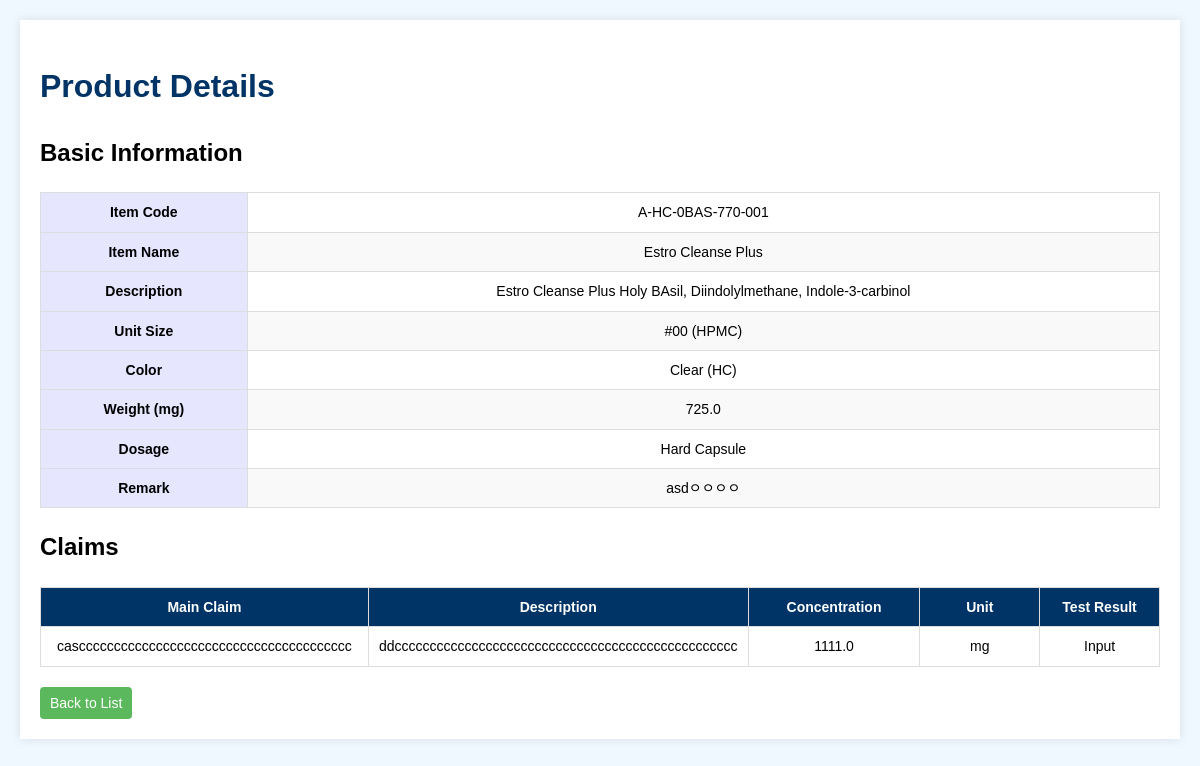
The page /view/A-HC-0BAS-770-001 (signed in) on the database as committed earlier.
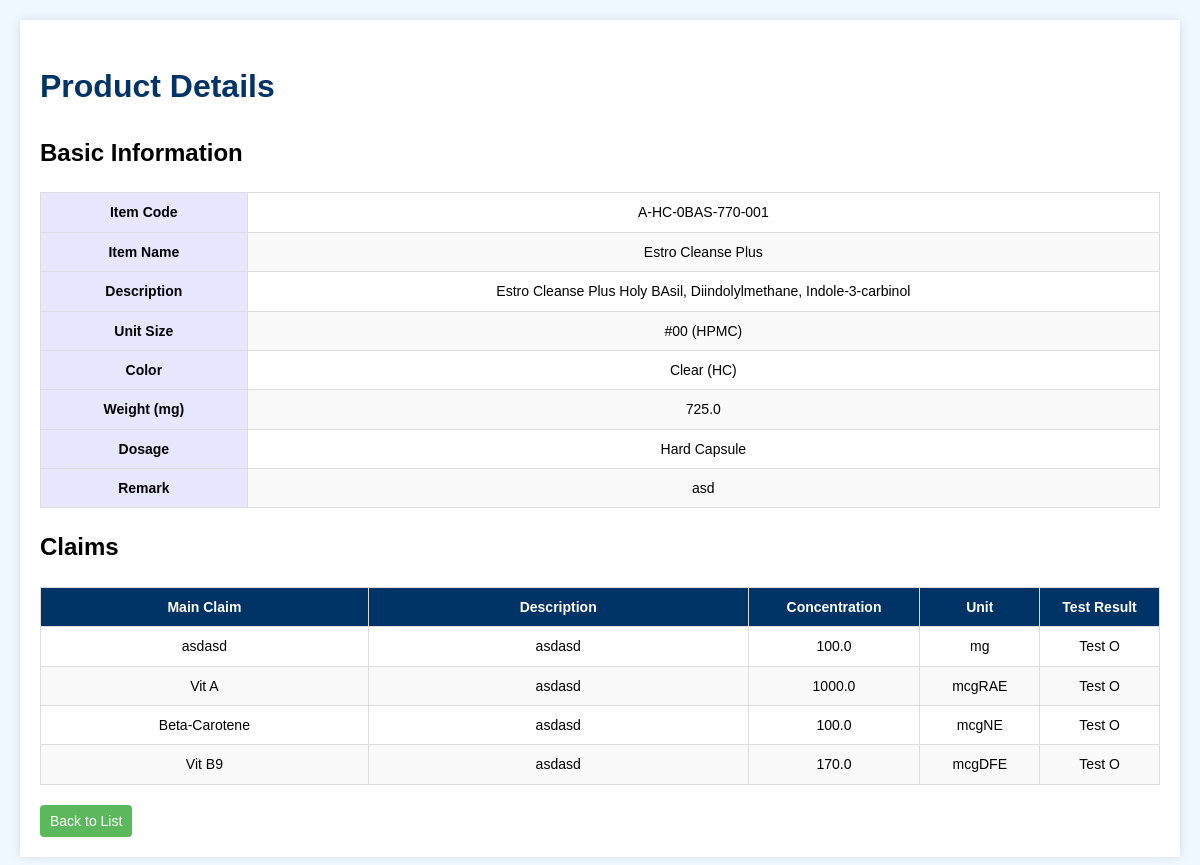
The same page on the database as committed later.
### tables this page shows
CREATE TABLE products (
            id INTEGER PRIMARY KEY AUTOINCREMENT,
            item_code TEXT UNIQUE NOT NULL,
            item_name TEXT,
            description TEXT,
            unit_size TEXT,
            color TEXT,
            weight REAL
        , dosage TEXT, remark TEXT);

CREATE TABLE claims (
            id INTEGER PRIMARY KEY AUTOINCREMENT,
            product_id INTEGER,
            claim_main TEXT,
            claim_description TEXT,
            claim_concentration REAL, claim_unit TEXT DEFAULT 'mg', test_result TEXT,
            FOREIGN KEY (product_id) REFERENCES products(id) ON DELETE CASCADE
        );

### app.py (the view)
@app.route('/view/<item_code>')
def view_product(item_code):
    db = get_db()
    cursor = db.cursor()
    cursor.execute('SELECT * FROM products WHERE item_code = ?', (item_code,))
    product = cursor.fetchone()
    if not product:
        flash("해당 제품을 찾을 수 없습니다.", "danger")
        return redirect(url_for("index"))
    cursor.execute('''
    SELECT claim_main, claim_description, claim_concentration, claim_unit, test_result
    FROM claims
    LEFT JOIN products ON claims.product_id = products.id
    WHERE products.item_code = ?
    ''', (item_code,))
    claims = cursor.fetchall()
    return render_template('view.html', product=product, claims=claims)

### app.py (called while the page is built)
@app.before_request
def before_request_func():
    global app_initialized
    if not app_initialized:
        with app.app_context():
            initialize_database()
            load_configurations()
        app_initialized = True

@app.before_request
def require_login():
    allowed_routes = ["login", "autocomplete", "static"]
    if "role" not in session and request.endpoint not in allowed_routes and not request.path.startswith('/static'):
        return redirect(url_for("login"))

def get_db():
    db = getattr(g, '_database', None)
    if db is None:
        db = g._database = sqlite3.connect(DB_FILE_PATH)
        db.row_factory = sqlite3.Row  # 컬럼명으로 접근 가능하도록 설정
    return db

@app.teardown_appcontext
def close_connection(exception):
    db = getattr(g, '_database', None)
    if db is not None:
        db.close()

### templates/view.html (shortened to what this page needs)
<!DOCTYPE html>
<html lang="en">
<head>
</head>
<body>
    <div class="container">
        <h1>Product Details</h1>
        <h2>Basic Information</h2>
        <table class="basic-info">
            <tr>
                <th>Item Code</th>
                <td>{{ product[1] }}</td>
            </tr>
            <tr>
                <th>Item Name</th>
                <td>{{ product[2] }}</td>
            </tr>
            <tr>
                <th>Description</th>
                <td>{{ product[3] }}</td>
            </tr>
            <tr>
                <th>Unit Size</th>
                <td>{{ product[4] }}</td>
            </tr>
            <tr>
                <th>Color</th>
                <td>{{ product[5] }}</td>
            </tr>
            <tr>
                <th>Weight (mg)</th>
                <td>{{ product[6] }}</td>
            </tr>
            <tr>
                <th>Dosage</th>
                <td>
                    {% if product[1].startswith('A-TB-') %}
                        Tablet
                    {% elif product[1].startswith('A-SG-') %}
                        Softgel
                    {% elif product[1].startswith('A-HC-') %}
                        Hard Capsule
                    {% elif product[1].startswith('A-SH-') %}
                        Sachet
                    {% elif product[1].startswith('A-PW-') %}
                        Powder
                    {% elif product[1].startswith('A-LQ-') %}
                        Liquid
                    {% elif 'PH-TB-' in product[1] %}
                        PH Tablet
                    {% elif 'PH-HC-' in product[1] %}
                        PH Hard Capsule
                    {% elif 'PH-SG-' in product[1] %}
                        PH Softgel
                    {% else %}
                        Unknown
                    {% endif %}
                </td>
            </tr>
            <tr>
                <th>Remark</th>
                <td>{{ product[8] }}</td>
            </tr>
        </table>
        <h2>Claims</h2>
        <table class="claims-table">
            <thead>
                <tr>
                    <th>Main Claim</th>
                    <th>Description</th>
                    <th>Concentration</th>
                    <th>Unit</th>
                    <th>Test Result</th>
                </tr>
            </thead>
            <tbody>
                {% for claim in claims %}
                <tr>
                    <td>{{ claim[0] }}</td>
                    <td>{{ claim[1] }}</td>
                    <td>{{ claim[2] }}</td>
                    <td>{{ claim[3] }}</td>
                    <td>{{ claim[4] }}</td>
                </tr>
                {% endfor %}
            </tbody>
        </table>
        <a href="{{ url_for('index') }}" class="btn">Back to List</a>
    </div>
</body>
</html>

### templates/view.html (style rules this page uses)
body { font-family: Arial, sans-serif; line-height: 1.6; margin: 0; padding: 20px; background-color: #f0f8ff; }
.container { max-width: 1500px; margin: auto; background: white; padding: 20px; box-shadow: 0 0 10px rgba(0,0,0,0.1); }
h1 { color: #003366; }
table { width: 100%; border-collapse: collapse; margin-bottom: 20px; font-size: 14px; }
th, td { padding: 8px; border: 1px solid #ddd; text-align: center; }
th { background-color: #003366; color: white; font-weight: bold; }
tr:nth-child(even) { background-color: #f9f9f9; }
.btn { display: inline-block; padding: 5px 10px; background-color: #5cb85c; color: white; text-decoration: none; border-radius: 4px; font-size: 14px; }
.basic-info th { text-align: center; color: Black; background-color: #e6e6ff; }
.claims-table { table-layout: fixed; width: 100%; }
.claims-table th { text-align: center; }
.claims-table td { word-wrap: break-word; word-break: break-all; white-space: normal; }
.claims-table td:nth-child(3), .claims-table td:nth-child(4), .claims-table td:nth-child(5) { text-align: center; }
.claims-table th:nth-child(1) { width: 30%; }
.claims-table th:nth-child(2) { width: 35%; }
.claims-table th:nth-child(3) { width: 15%; }
.claims-table th:nth-child(4) { width: 10%; }
.claims-table th:nth-child(5) { width: 10%; }

Rows that differ between the two databases and show on the page:
removed claims: claim_main "casccccccccccccccccccccccccccccccccccccccc", claim_description "ddccccccccccccccccccccccccccccccccccccccccccccccccc", claim_concentration "1111.0", claim_unit "mg", test_result "Input"
changed products "A-HC-0BAS-770-001": remark "asdㅇㅇㅇㅇ" → "asd"
added claims: claim_main "asdasd", claim_description "asdasd", claim_concentration "100.0", claim_unit "mg", test_result "Test O"
added claims: claim_main "Vit A", claim_description "asdasd", claim_concentration "1000.0", claim_unit "mcgRAE", test_result "Test O"
added claims: claim_main "Beta-Carotene", claim_description "asdasd", claim_concentration "100.0", claim_unit "mcgNE", test_result "Test O"
added claims: claim_main "Vit B9", claim_description "asdasd", claim_concentration "170.0", claim_unit "mcgDFE", test_result "Test O"
